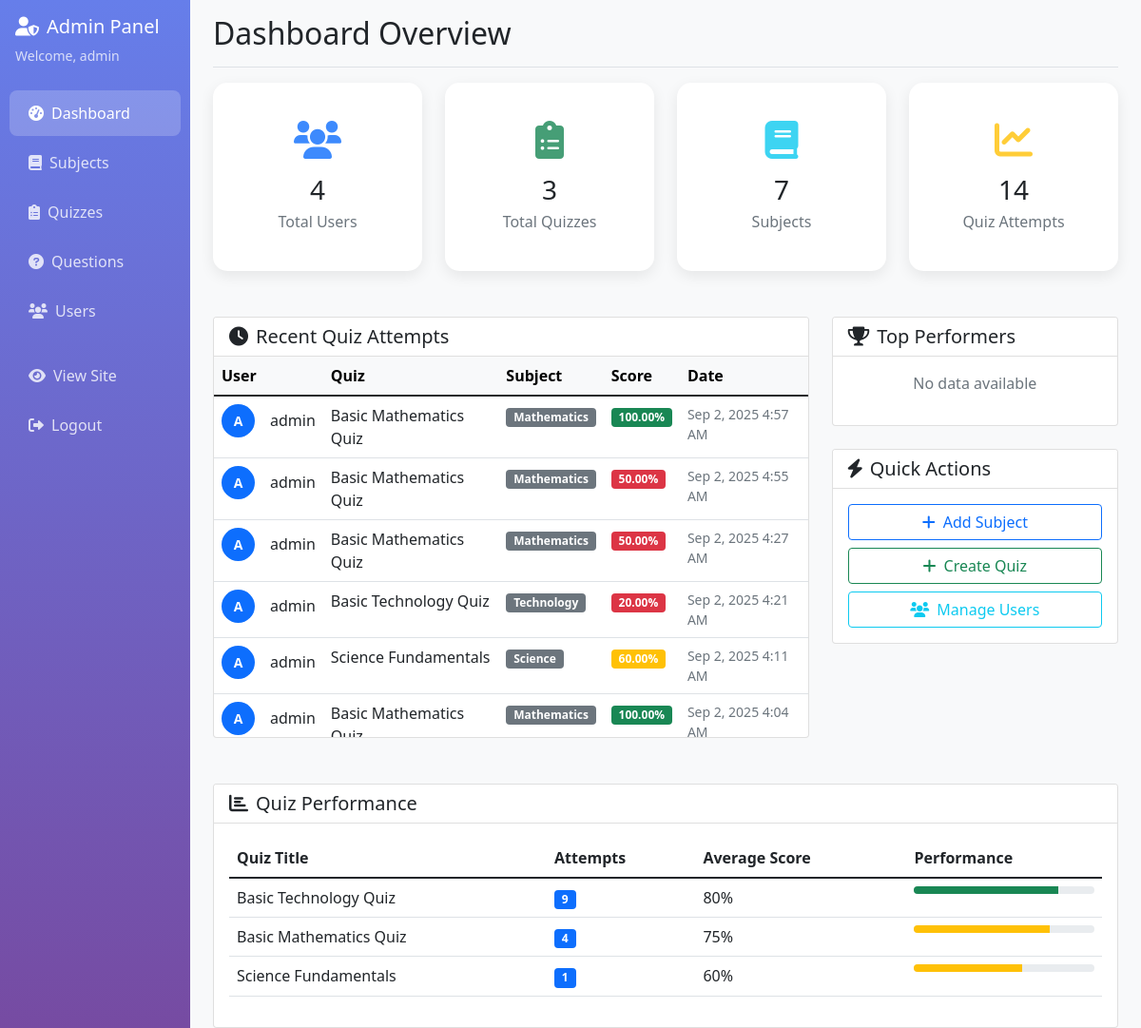
/dashboard.php (signed in), run on the app's committed database.
### tables this page shows
CREATE TABLE IF NOT EXISTS `quiz_attempts` (
  `id` int NOT NULL AUTO_INCREMENT,
  `user_id` int NOT NULL,
  `quiz_id` int NOT NULL,
  `score` decimal(5,2) NOT NULL,
  `total_questions` int NOT NULL,
  `correct_answers` int NOT NULL DEFAULT '0',
  `time_taken` int DEFAULT NULL,
  `answers` json NOT NULL,
  `start_time` timestamp NULL DEFAULT NULL,
  `end_time` timestamp NULL DEFAULT NULL,
  `created_at` timestamp NULL DEFAULT CURRENT_TIMESTAMP,
  PRIMARY KEY (`id`),
  KEY `idx_quiz_attempts_user` (`user_id`),
  KEY `idx_quiz_attempts_quiz` (`quiz_id`),
  KEY `idx_quiz_attempts_score` (`score`)
);

CREATE TABLE IF NOT EXISTS `users` (
  `id` int NOT NULL AUTO_INCREMENT,
  `username` varchar(50) NOT NULL,
  `email` varchar(100) NOT NULL,
  `password` varchar(255) NOT NULL,
  `role` enum('admin','user') DEFAULT 'user',
  `profile_image` varchar(255) DEFAULT NULL,
  `created_at` timestamp NULL DEFAULT CURRENT_TIMESTAMP,
  `updated_at` timestamp NULL DEFAULT CURRENT_TIMESTAMP ON UPDATE CURRENT_TIMESTAMP,
  `last_login` timestamp NULL DEFAULT NULL,
  `status` enum('active','inactive') DEFAULT 'active',
  PRIMARY KEY (`id`),
  UNIQUE KEY `username` (`username`),
  UNIQUE KEY `email` (`email`),
  KEY `idx_users_email` (`email`),
  KEY `idx_users_role` (`role`)
);

CREATE TABLE IF NOT EXISTS `quizzes` (
  `id` int NOT NULL AUTO_INCREMENT,
  `title` varchar(200) NOT NULL,
  `description` text,
  `subject_id` int NOT NULL,
  `time_limit` int DEFAULT '30',
  `max_attempts` int DEFAULT '0',
  `passing_score` int DEFAULT '60',
  `shuffle_questions` tinyint(1) DEFAULT '1',
  `show_results_immediately` tinyint(1) DEFAULT '1',
  `status` enum('active','inactive','draft') DEFAULT 'draft',
  `created_at` timestamp NULL DEFAULT CURRENT_TIMESTAMP,
  `updated_at` timestamp NULL DEFAULT CURRENT_TIMESTAMP ON UPDATE CURRENT_TIMESTAMP,
  PRIMARY KEY (`id`),
  KEY `idx_quizzes_subject` (`subject_id`),
  KEY `idx_quizzes_status` (`status`)
);

CREATE TABLE IF NOT EXISTS `subjects` (
  `id` int NOT NULL AUTO_INCREMENT,
  `name` varchar(100) NOT NULL,
  `description` text,
  `image` varchar(255) DEFAULT NULL,
  `status` enum('active','inactive') DEFAULT 'active',
  `created_at` timestamp NULL DEFAULT CURRENT_TIMESTAMP,
  `updated_at` timestamp NULL DEFAULT CURRENT_TIMESTAMP ON UPDATE CURRENT_TIMESTAMP,
  PRIMARY KEY (`id`)
);

### dashboard.php (the view, shortened to what the rows shown need)
<?php
require_once '../config.php';
try {
    $stmt = $pdo->query("
        SELECT qa.*, u.username, q.title as quiz_title, s.name as subject_name
        FROM quiz_attempts qa
        JOIN users u ON qa.user_id = u.id
        JOIN quizzes q ON qa.quiz_id = q.id
        JOIN subjects s ON q.subject_id = s.id
        ORDER BY qa.created_at DESC
        LIMIT 10
    ");
    $recent_attempts = $stmt->fetchAll();
    $stmt = $pdo->query("
        SELECT q.title, COUNT(qa.id) as attempt_count, AVG(qa.score) as avg_score
        FROM quizzes q
        LEFT JOIN quiz_attempts qa ON q.id = qa.quiz_id
        GROUP BY q.id, q.title
        ORDER BY attempt_count DESC
        LIMIT 5
    ");
    $quiz_stats = $stmt->fetchAll();
} catch (PDOException $e) {
    $error = 'Database error occurred';
}
?>
<!DOCTYPE html>
<html lang="en">
<head>
    <link href="https://cdnjs.cloudflare.com/ajax/libs/bootstrap/5.1.3/css/bootstrap.min.css" rel="stylesheet">
    <link href="https://cdnjs.cloudflare.com/ajax/libs/font-awesome/6.0.0/css/all.min.css" rel="stylesheet">
</head>
<body>
    <div class="container-fluid">
        <div class="row">
            <main class="col-md-9 ms-sm-auto col-lg-10 px-md-4">
                <div class="d-flex justify-content-between flex-wrap flex-md-nowrap align-items-center pt-3 pb-2 mb-3 border-bottom">
                    <h1 class="h2">Dashboard Overview</h1>
                </div>
                <div class="row">
                    <div class="col-lg-8 mb-4">
                        <div class="card">
                            <div class="card-body p-0">
                                <div class="recent-activity">
                                    <?php if (empty($recent_attempts)): ?>
                                        <div class="text-center py-5">
                                            <i class="fas fa-clipboard-list fa-3x text-muted mb-3"></i>
                                            <p class="text-muted">No quiz attempts yet</p>
                                        </div>
                                    <?php else: ?>
                                        <div class="table-responsive">
                                            <table class="table table-hover mb-0">
                                                <thead class="table-light">
                                                    <tr>
                                                        <th>User</th>
                                                        <th>Quiz</th>
                                                        <th>Subject</th>
                                                        <th>Score</th>
                                                        <th>Date</th>
                                                    </tr>
                                                </thead>
                                                <tbody>
                                                    <?php foreach ($recent_attempts as $attempt): ?>
                                                        <tr>
                                                            <td>
                                                                <div class="d-flex align-items-center">
                                                                    <div class="bg-primary rounded-circle d-flex align-items-center justify-content-center me-3"
                                                                         style="width: 35px; height: 35px;">
                                                                        <span class="text-white small fw-bold">
                                                                            <?php echo strtoupper(substr($attempt['username'], 0, 1)); ?>
                                                                        </span>
                                                                    </div>
                                                                    <?php echo htmlspecialchars($attempt['username']); ?>
                                                                </div>
                                                            </td>
                                                            <td><?php echo htmlspecialchars($attempt['quiz_title']); ?></td>
                                                            <td><span class="badge bg-secondary"><?php echo htmlspecialchars($attempt['subject_name']); ?></span></td>
                                                            <td>
                                                                <span class="badge <?php echo $attempt['score'] >= 80 ? 'bg-success' : ($attempt['score'] >= 60 ? 'bg-warning' : 'bg-danger'); ?>">
                                                                    <?php echo $attempt['score']; ?>%
                                                                </span>
                                                            </td>
                                                            <td class="text-muted small">
                                                                <?php echo date('M j, Y g:i A', strtotime($attempt['created_at'])); ?>
                                                            </td>
                                                        </tr>
                                                    <?php endforeach; ?>
                                                </tbody>
                                            </table>
                                        </div>
                                    <?php endif; ?>
                                </div>
                            </div>
                        </div>
                    </div>
                </div>
                <div class="row mt-4">
                    <div class="col-12">
                        <div class="card">
                            <div class="card-body">
                                <?php if (empty($quiz_stats)): ?>
                                    <p class="text-muted text-center py-4">No quiz data available</p>
                                <?php else: ?>
                                    <div class="table-responsive">
                                        <table class="table">
                                            <thead>
                                                <tr>
                                                    <th>Quiz Title</th>
                                                    <th>Attempts</th>
                                                    <th>Average Score</th>
                                                    <th>Performance</th>
                                                </tr>
                                            </thead>
                                        </table>
                                    </div>
                                <?php endif; ?>
                            </div>
                        </div>
                    </div>
                </div>
            </main>
        </div>
    </div>
</body>
</html>

### data on the page
quiz_attempts: user.username "A", user.username "admin", quizzes.title "Basic Mathematics Quiz", subjects.name "Mathematics", score "100.00", created_at "Sep 2, 2025 4:57 AM"
quiz_attempts: user.username "A", user.username "admin", quizzes.title "Basic Mathematics Quiz", subjects.name "Mathematics", score "50.00", created_at "Sep 2, 2025 4:55 AM"
quiz_attempts: user.username "A", user.username "admin", quizzes.title "Basic Mathematics Quiz", subjects.name "Mathematics", score "50.00", created_at "Sep 2, 2025 4:27 AM"
quiz_attempts: user.username "A", user.username "admin", quizzes.title "Basic Technology Quiz", subjects.name "Technology", score "20.00", created_at "Sep 2, 2025 4:21 AM"
quiz_attempts: user.username "A", user.username "admin", quizzes.title "Science Fundamentals", subjects.name "Science", score "60.00", created_at "Sep 2, 2025 4:11 AM"
quiz_attempts: user.username "A", user.username "admin", quizzes.title "Basic Mathematics…", subjects.name "Mathematics", score "100.00", created_at "Sep 2, 2025 4:04 AM"

### other printed values
$_SESSION['username'] "admin"
$total_users "4"
$total_quizzes "3"
$total_subjects "7"
$total_attempts "14"
$stat['title'] "Basic Technology Quiz"
$stat['attempt_count'] ?: 0 "9"
$stat['avg_score'] "80"
$stat['title'] "Basic Mathematics Quiz"
$stat['attempt_count'] ?: 0 "4"
$stat['avg_score'] "75"
$stat['title'] "Science Fundamentals"
$stat['attempt_count'] ?: 0 "1"
$stat['avg_score'] "60"
